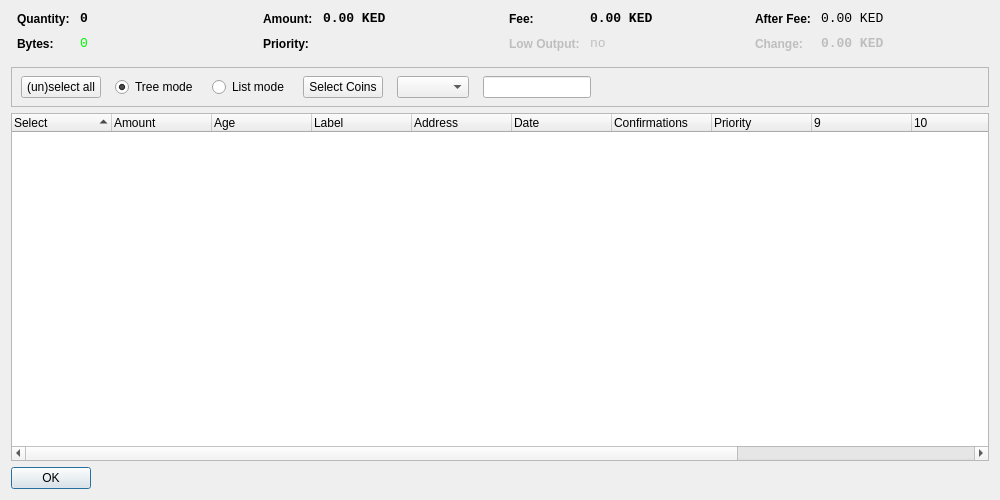
<?xml version="1.0" encoding="UTF-8"?>
<ui version="4.0">
 <class>CoinControlDialog</class>
 <widget class="QDialog" name="CoinControlDialog">
  <property name="geometry">
   <rect>
    <x>0</x>
    <y>0</y>
    <width>1000</width>
    <height>500</height>
   </rect>
  </property>
  <property name="cursor">
   <cursorShape>ArrowCursor</cursorShape>
  </property>
  <property name="windowTitle">
   <string>Coin Control</string>
  </property>
  <layout class="QVBoxLayout" name="verticalLayout">
   <item>
    <layout class="QHBoxLayout" name="horizontalLayoutTop" stretch="0,0,0,0">
     <property name="topMargin">
      <number>0</number>
     </property>
     <property name="bottomMargin">
      <number>10</number>
     </property>
     <item>
      <layout class="QFormLayout" name="formLayoutCoinControl1">
       <property name="horizontalSpacing">
        <number>10</number>
       </property>
       <property name="verticalSpacing">
        <number>10</number>
       </property>
       <property name="leftMargin">
        <number>6</number>
       </property>
       <property name="rightMargin">
        <number>6</number>
       </property>
       <item row="0" column="0">
        <widget class="QLabel" name="labelCoinControlQuantityText">
         <property name="styleSheet">
          <string notr="true">font-weight:bold;</string>
         </property>
         <property name="text">
          <string>Quantity:</string>
         </property>
        </widget>
       </item>
       <item row="0" column="1">
        <widget class="QLabel" name="labelCoinControlQuantity">
         <property name="styleSheet">
          <string notr="true">font-weight:bold;</string>
         </property>
         <property name="font">
          <font>
           <family>Monospace</family>
           <pointsize>10</pointsize>
          </font>
         </property>
         <property name="cursor">
          <cursorShape>IBeamCursor</cursorShape>
         </property>
         <property name="contextMenuPolicy">
          <enum>Qt::ActionsContextMenu</enum>
         </property>
         <property name="text">
          <string>0</string>
         </property>
         <property name="textInteractionFlags">
          <set>Qt::LinksAccessibleByMouse|Qt::TextSelectableByKeyboard|Qt::TextSelectableByMouse</set>
         </property>
        </widget>
       </item>
       <item row="1" column="0">
        <widget class="QLabel" name="labelCoinControlBytesText">
         <property name="styleSheet">
          <string notr="true">font-weight:bold;</string>
         </property>
         <property name="text">
          <string>Bytes:</string>
         </property>
        </widget>
       </item>
       <item row="1" column="1">
        <widget class="QLabel" name="labelCoinControlBytes">
         <property name="palette">
          <palette>
           <active>
            <colorrole role="WindowText">
             <brush brushstyle="SolidPattern">
              <color alpha="255">
               <red>0</red>
               <green>250</green>
               <blue>0</blue>
              </color>
             </brush>
            </colorrole>
           </active>
           <inactive>
            <colorrole role="WindowText">
             <brush brushstyle="SolidPattern">
              <color alpha="255">
               <red>0</red>
               <green>250</green>
               <blue>0</blue>
              </color>
             </brush>
            </colorrole>
           </inactive>
          </palette> 
         </property>
         <property name="font">
          <font>
           <family>Monospace</family>
           <pointsize>10</pointsize>
          </font>
         </property>
         <property name="cursor">
          <cursorShape>IBeamCursor</cursorShape>
         </property>
         <property name="contextMenuPolicy">
          <enum>Qt::ActionsContextMenu</enum>
         </property>
         <property name="text">
          <string>0</string>
         </property>
         <property name="textInteractionFlags">
          <set>Qt::LinksAccessibleByMouse|Qt::TextSelectableByKeyboard|Qt::TextSelectableByMouse</set>
         </property>
        </widget>
       </item>
      </layout>
     </item>
     <item>
      <layout class="QFormLayout" name="formLayoutCoinControl2">
       <property name="horizontalSpacing">
        <number>10</number>
       </property>
       <property name="verticalSpacing">
        <number>10</number>
       </property>
       <property name="leftMargin">
        <number>6</number>
       </property>
       <property name="rightMargin">
        <number>6</number>
       </property>
       <item row="0" column="0">
        <widget class="QLabel" name="labelCoinControlAmountText">
         <property name="styleSheet">
          <string notr="true">font-weight:bold;</string>
         </property>
         <property name="text">
          <string>Amount:</string>
         </property>
        </widget>
       </item>
       <item row="0" column="1">
        <widget class="QLabel" name="labelCoinControlAmount">
         <property name="font">
          <font>
           <family>Monospace</family>
           <pointsize>10</pointsize>
           <bold>true</bold>
          </font>
         </property>
         <property name="cursor">
          <cursorShape>IBeamCursor</cursorShape>
         </property>
         <property name="contextMenuPolicy">
          <enum>Qt::ActionsContextMenu</enum>
         </property>
         <property name="text">
          <string>0.00 KED</string>
         </property>
         <property name="textInteractionFlags">
          <set>Qt::LinksAccessibleByMouse|Qt::TextSelectableByKeyboard|Qt::TextSelectableByMouse</set>
         </property>
        </widget>
       </item>
       <item row="1" column="0">
        <widget class="QLabel" name="labelCoinControlPriorityText">
         <property name="styleSheet">
          <string notr="true">font-weight:bold;</string>
         </property>
         <property name="text">
          <string>Priority:</string>
         </property>
        </widget>
       </item>
       <item row="1" column="1">
        <widget class="QLabel" name="labelCoinControlPriority">
         <property name="palette">
          <palette>
           <active>
            <colorrole role="WindowText">
             <brush brushstyle="SolidPattern">
              <color alpha="255">
               <red>250</red>
               <green>250</green>
               <blue>250</blue>
              </color>
             </brush>
            </colorrole>
           </active>
           <inactive>
            <colorrole role="WindowText">
             <brush brushstyle="SolidPattern">
              <color alpha="255">
               <red>250</red>
               <green>250</green>
               <blue>250</blue>
              </color>
             </brush>
            </colorrole>
           </inactive>
          </palette> 
         </property>
         <property name="font">
          <font>
           <family>Monospace</family>
           <pointsize>10</pointsize>
          </font>
         </property>
         <property name="cursor">
          <cursorShape>IBeamCursor</cursorShape>
         </property>
         <property name="contextMenuPolicy">
          <enum>Qt::ActionsContextMenu</enum>
         </property>
         <property name="text">
          <string/>
         </property>
         <property name="textInteractionFlags">
          <set>Qt::LinksAccessibleByMouse|Qt::TextSelectableByKeyboard|Qt::TextSelectableByMouse</set>
         </property>
        </widget>
       </item>
      </layout>
     </item>
     <item>
      <layout class="QFormLayout" name="formLayoutCoinControl3">
       <property name="horizontalSpacing">
        <number>10</number>
       </property>
       <property name="verticalSpacing">
        <number>10</number>
       </property>
       <property name="leftMargin">
        <number>6</number>
       </property>
       <property name="rightMargin">
        <number>6</number>
       </property>
       <item row="0" column="0">
        <widget class="QLabel" name="labelCoinControlFeeText">
         <property name="styleSheet">
          <string notr="true">font-weight:bold;</string>
         </property>
         <property name="text">
          <string>Fee:</string>
         </property>
        </widget>
       </item>
       <item row="0" column="1">
        <widget class="QLabel" name="labelCoinControlFee">
         <property name="styleSheet">
          <string notr="true">font-weight:bold;</string>
         </property>
         <property name="font">
          <font>
           <family>Monospace</family>
           <pointsize>10</pointsize>
          </font>
         </property>
         <property name="cursor">
          <cursorShape>IBeamCursor</cursorShape>
         </property>
         <property name="contextMenuPolicy">
          <enum>Qt::ActionsContextMenu</enum>
         </property>
         <property name="text">
          <string>0.00 KED</string>
         </property>
         <property name="textInteractionFlags">
          <set>Qt::LinksAccessibleByMouse|Qt::TextSelectableByKeyboard|Qt::TextSelectableByMouse</set>
         </property>
        </widget>
       </item>
       <item row="1" column="0">
        <widget class="QLabel" name="labelCoinControlLowOutputText">
         <property name="enabled">
          <bool>false</bool>
         </property>
         <property name="styleSheet">
          <string notr="true">font-weight:bold;</string>
         </property>
         <property name="text">
          <string>Low Output:</string>
         </property>
        </widget>
       </item>
       <item row="1" column="1">
        <widget class="QLabel" name="labelCoinControlLowOutput">
         <property name="enabled">
          <bool>false</bool>
         </property>
         <property name="font">
          <font>
           <family>Monospace</family>
           <pointsize>10</pointsize>
          </font>
         </property>
         <property name="cursor">
          <cursorShape>IBeamCursor</cursorShape>
         </property>
         <property name="contextMenuPolicy">
          <enum>Qt::ActionsContextMenu</enum>
         </property>
         <property name="text">
          <string>no</string>
         </property>
         <property name="textInteractionFlags">
          <set>Qt::LinksAccessibleByMouse|Qt::TextSelectableByKeyboard|Qt::TextSelectableByMouse</set>
         </property>
        </widget>
       </item>
      </layout>
     </item>
     <item>
      <layout class="QFormLayout" name="formLayoutCoinControl4">
       <property name="horizontalSpacing">
        <number>10</number>
       </property>
       <property name="verticalSpacing">
        <number>10</number>
       </property>
       <property name="leftMargin">
        <number>6</number>
       </property>
       <property name="rightMargin">
        <number>6</number>
       </property>
       <item row="0" column="0">
        <widget class="QLabel" name="labelCoinControlAfterFeeText">
         <property name="styleSheet">
          <string notr="true">font-weight:bold;</string>
         </property>
         <property name="text">
          <string>After Fee:</string>
         </property>
        </widget>
       </item>
       <item row="0" column="1">
        <widget class="QLabel" name="labelCoinControlAfterFee">
         <property name="styleSheet">
          <string notr="true">font-weight:bold;}</string>
         </property>
         <property name="font">
          <font>
           <family>Monospace</family>
           <pointsize>10</pointsize>
          </font>
         </property>
         <property name="cursor">
          <cursorShape>IBeamCursor</cursorShape>
         </property>
         <property name="contextMenuPolicy">
          <enum>Qt::ActionsContextMenu</enum>
         </property>
         <property name="text">
          <string>0.00 KED</string>
         </property>
         <property name="textInteractionFlags">
          <set>Qt::LinksAccessibleByMouse|Qt::TextSelectableByKeyboard|Qt::TextSelectableByMouse</set>
         </property>
        </widget>
       </item>
       <item row="1" column="0">
        <widget class="QLabel" name="labelCoinControlChangeText">
         <property name="enabled">
          <bool>false</bool>
         </property>
         <property name="styleSheet">
          <string notr="true">font-weight:bold;</string>
         </property>
         <property name="text">
          <string>Change:</string>
         </property>
        </widget>
       </item>
       <item row="1" column="1">
        <widget class="QLabel" name="labelCoinControlChange">
         <property name="styleSheet">
          <string notr="true">font-weight:bold;</string>
         </property>
         <property name="enabled">
          <bool>false</bool>
         </property>
         <property name="font">
          <font>
           <family>Monospace</family>
           <pointsize>10</pointsize>
          </font>
         </property>
         <property name="cursor">
          <cursorShape>IBeamCursor</cursorShape>
         </property>
         <property name="contextMenuPolicy">
          <enum>Qt::ActionsContextMenu</enum>
         </property>
         <property name="text">
          <string>0.00 KED</string>
         </property>
         <property name="textInteractionFlags">
          <set>Qt::LinksAccessibleByMouse|Qt::TextSelectableByKeyboard|Qt::TextSelectableByMouse</set>
         </property>
        </widget>
       </item>
      </layout>
     </item>
    </layout>
   </item>
   <item>
    <widget class="QFrame" name="frame">
     <property name="minimumSize">
      <size>
       <width>0</width>
       <height>40</height>
      </size>
     </property>
     <property name="frameShape">
      <enum>QFrame::StyledPanel</enum>
     </property>
     <property name="frameShadow">
      <enum>QFrame::Sunken</enum>
     </property>
     <widget class="QWidget" name="horizontalLayoutWidget">
      <property name="geometry">
       <rect>
        <x>10</x>
        <y>0</y>
        <width>781</width>
        <height>41</height>
       </rect>
      </property>
      <layout class="QHBoxLayout" name="horizontalLayoutPanel" stretch="0,0,0,0,0">
       <property name="spacing">
        <number>14</number>
       </property>
       <item>
        <widget class="QPushButton" name="pushButtonSelectAll">
         <property name="sizePolicy">
          <sizepolicy hsizetype="Maximum" vsizetype="Fixed">
           <horstretch>0</horstretch>
           <verstretch>0</verstretch>
          </sizepolicy>
         </property>
         <property name="text">
          <string>(un)select all</string>
         </property>
        </widget>
       </item>
       <item>
        <widget class="QRadioButton" name="radioTreeMode">
         <property name="sizePolicy">
          <sizepolicy hsizetype="Maximum" vsizetype="Fixed">
           <horstretch>0</horstretch>
           <verstretch>0</verstretch>
          </sizepolicy>
         </property>
         <property name="text">
          <string>Tree mode</string>
         </property>
         <property name="checked">
          <bool>true</bool>
         </property>
        </widget>
       </item>
       <item>
        <widget class="QRadioButton" name="radioListMode">
         <property name="sizePolicy">
          <sizepolicy hsizetype="Maximum" vsizetype="Fixed">
           <horstretch>0</horstretch>
           <verstretch>0</verstretch>
          </sizepolicy>
         </property>
         <property name="text">
          <string>List mode</string>
         </property>
        </widget>
       </item>
       <item>
        <widget class="QPushButton" name="pushButtonCustomCC">
         <property name="text">
          <string>Select Coins</string>
         </property>
        </widget>
       </item>
       <item>
        <widget class="QComboBox" name="QComboBoxFilterCoins">
        </widget>
       </item>
       <item>
        <widget class="QLineEdit" name="lineEditCustomCC">
         <property name="enabled">
          <bool>true</bool>
         </property>
         <property name="sizePolicy">
          <sizepolicy hsizetype="Fixed" vsizetype="Fixed">
           <horstretch>0</horstretch>
           <verstretch>0</verstretch>
          </sizepolicy>
         </property>
         <property name="baseSize">
          <size>
           <width>50</width>
           <height>0</height>
          </size>
         </property>
        </widget>
       </item>
       <item>
        <spacer name="horizontalSpacer">
         <property name="orientation">
          <enum>Qt::Horizontal</enum>
         </property>
         <property name="sizeHint" stdset="0">
          <size>
           <width>40</width>
           <height>20</height>
          </size>
         </property>
        </spacer>
       </item>
      </layout>
     </widget>
    </widget>
   </item>
   <item>
    <widget class="CoinControlTreeWidget" name="treeWidget">
     <property name="contextMenuPolicy">
      <enum>Qt::CustomContextMenu</enum>
     </property>
     <property name="sortingEnabled">
      <bool>false</bool>
     </property>
     <property name="columnCount">
      <number>13</number>
     </property>
     <attribute name="headerShowSortIndicator" stdset="0">
      <bool>true</bool>
     </attribute>
     <attribute name="headerStretchLastSection">
      <bool>false</bool>
     </attribute>
     <column>
      <property name="text">
       <string>Select</string> /** checkbox **/
      </property>
     </column>
     <column>
      <property name="text">
       <string>Amount</string>
      </property>
     </column>
     <column>
      <property name="text">
       <string>Age</string>
      </property>
     </column>
     <column>
      <property name="text">
       <string>Label</string>
      </property>
     </column>
     <column>
      <property name="text">
       <string>Address</string>
      </property>
     </column>
     <column>
      <property name="text">
       <string>Date</string>
      </property>
     </column>
     <column>
      <property name="text">
       <string>Confirmations</string>
      </property>
      <property name="toolTip">
       <string>Confirmed</string>
      </property>
     </column>
     <column>
      <property name="text">
       <string>Priority</string>
      </property>
     </column>
     <column>
      <property name="text">
       <string/>
      </property>
     </column>
     <column>
      <property name="text">
       <string/>
      </property>
     </column>
     <column>
      <property name="text">
       <string/>
      </property>
     </column>
     <column>
      <property name="text">
       <string/>
      </property>
     </column>
     <column>
      <property name="text">
       <string/>
      </property>
     </column>
    </widget>
   </item>
   <item>
    <widget class="QDialogButtonBox" name="buttonBox">
     <property name="sizePolicy">
      <sizepolicy hsizetype="Maximum" vsizetype="Fixed">
       <horstretch>0</horstretch>
       <verstretch>0</verstretch>
      </sizepolicy>
     </property>
     <property name="orientation">
      <enum>Qt::Horizontal</enum>
     </property>
     <property name="standardButtons">
      <set>QDialogButtonBox::Ok</set>
     </property>
    </widget>
   </item>
  </layout>
 </widget>
 <customwidgets>
  <customwidget>
   <class>CoinControlTreeWidget</class>
   <extends>QTreeWidget</extends>
   <header>coincontroltreewidget.h</header>
  </customwidget>
 </customwidgets>
 <resources/>
 <connections/>
</ui>
